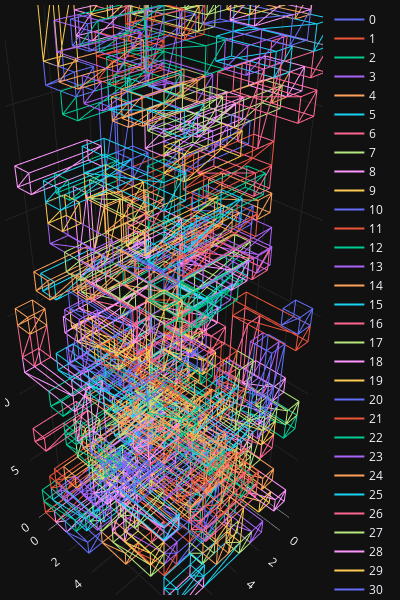

Source (notebook cell):
### Code cell
dropper.settle(bricks)
plot_bricks(dropper.bricks[:300])
count = dropper.count_disintegratable_bricks()
count
